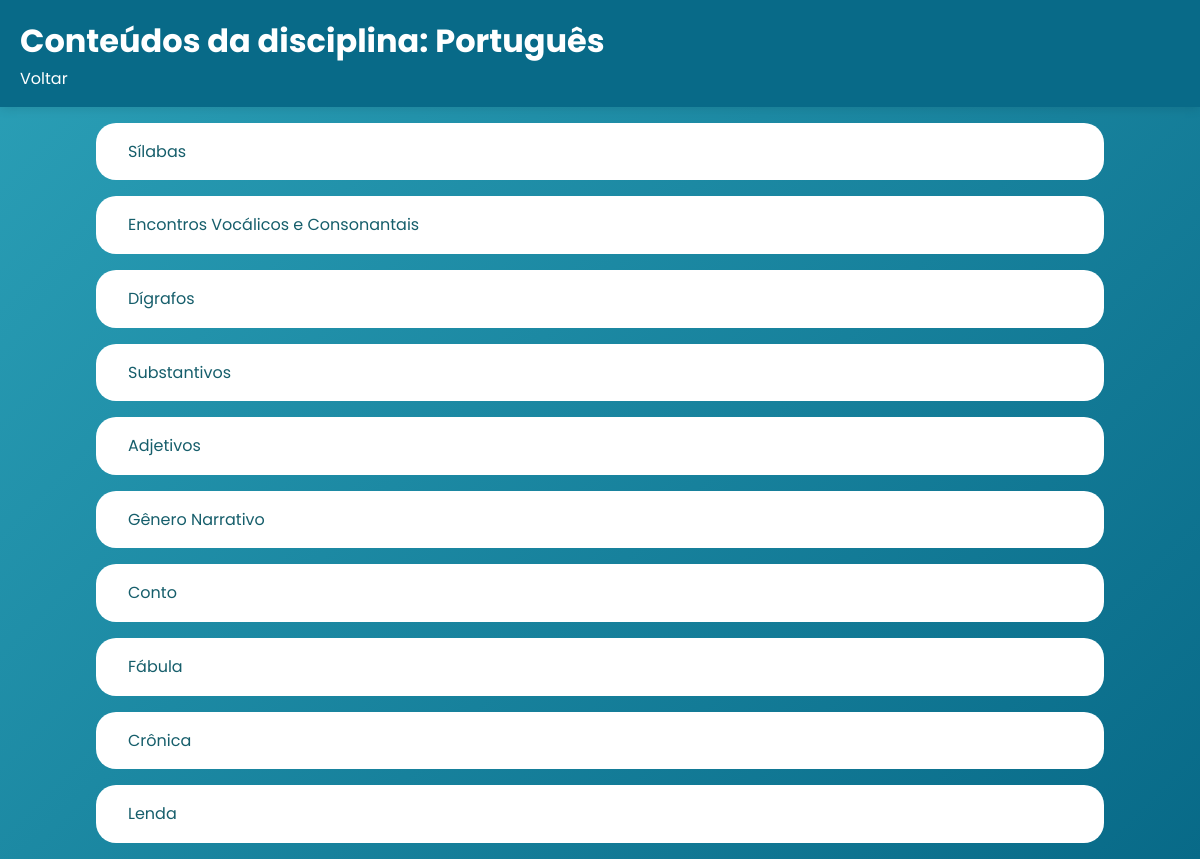
Page /backend/conteudo.php?id_materia=1 (signed in) on the committed database.
### tables this page shows
create table materias (
    id_materia INT AUTO_INCREMENT PRIMARY KEY,
    materia VARCHAR(100) NOT NULL,
    id_modulo INT NOT NULL,
    id_serie int not null,
    FOREIGN KEY (id_modulo) REFERENCES modulos(id_modulo),
    FOREIGN KEY (id_serie) REFERENCES series(id_serie)
);

CREATE TABLE conteudos(
 id_conteudo INT AUTO_INCREMENT PRIMARY KEY,
 id_materia INT NOT NULL,
 titulo TEXT NOT NULL,
 texto TEXT,
 data_criacao DATETIME DEFAULT CURRENT_TIMESTAMP,
 ordem INTEGER,
 FOREIGN KEY (id_materia) REFERENCES materias(id_materia)
 );

### backend/conteudo.php (the view, shortened to what this page needs)
<?php
include 'conexao.php';
$id_materia = filter_input(INPUT_GET, 'id_materia', FILTER_VALIDATE_INT);
$conteudos = [];
$nome_materia = "";
if ($id_materia) {
    try {
        $stmt_materia = $conn->prepare("SELECT materia FROM materias WHERE id_materia = :id");
        $stmt_materia->bindParam(':id', $id_materia, PDO::PARAM_INT);
        $stmt_materia->execute();
        $materia = $stmt_materia->fetch(PDO::FETCH_ASSOC);
        if ($materia) {
            $nome_materia = $materia['materia'];
        } else {
            $mensagem = "Matéria não encontrada.";
        }
        $stmt_conteudos = $conn->prepare("
            SELECT id_conteudo, titulo
            FROM conteudos
            WHERE id_materia = :id
            ORDER BY ordem ASC
        ");
        $stmt_conteudos->bindParam(':id', $id_materia, PDO::PARAM_INT);
        $stmt_conteudos->execute();
        $conteudos = $stmt_conteudos->fetchAll(PDO::FETCH_ASSOC);
    } catch (PDOException $e) {
        $mensagem = "Erro ao carregar conteúdos: " . $e->getMessage();
    }
} else {
    $mensagem = "ID de matéria inválido.";
}
?>
<!DOCTYPE html>
<html lang="pt-br">
<head>
    <link rel="stylesheet" href="../interface/style.css">
    <link rel="stylesheet" href="../interface/Conteudos/conteudos.css">
</head>
<body>
    <header class="cabecalho">
    <div class="container">
        <h1>Conteúdos da disciplina: <?= htmlspecialchars($nome_materia); ?></h1>
        <p><a style="color: white" href="javascript: history.go(-1)">Voltar</a></p>
    </div>
</header>
    <?php if (!empty($conteudos)): ?>
        <ul class='lista-conteudos'>
            <?php foreach ($conteudos as $conteudo): ?>
                <li class='lista-linha-conteudos'>
                    <a class="link-lista-conteudos" href="conteudo_especifico.php?id_conteudo=<?= htmlspecialchars($conteudo['id_conteudo']); ?>">
                        <?= htmlspecialchars($conteudo['titulo']); ?>
                    </a>
                </li>
            <?php endforeach; ?>
        </ul>
    <?php else: ?>
        <p>Nenhum conteúdo encontrado para esta disciplina.</p>
    <?php endif; ?>
</body>
</html>

### interface/style.css (style rules this page uses)
a { text-decoration: none; }
:root { --azul-vivido: #086a88; --azul-escuro: #165e6b; --azure: #218ea1; --azul-marinho: #2ba0b7; --verde-escuro: #0c8c24; --verde-amarelado: #b8d941; --branco: #ffffff; --branco-transparente: rgba(255, 255, 255, 0.1); --preto-transparente: rgba(0, 0, 0, 0.1); }
* { margin: 0; padding: 0; box-sizing: border-box; }
body { font-family: 'Poppins', sans-serif; background: linear-gradient(135deg, var(--azul-marinho) 0%, var(--azul-vivido) 100%); color: var(--branco); overflow-x: hidden; min-height: 100vh; line-height: 1.6; }
.cabecalho { background-color: var(--azul-vivido); padding: 15px 0; box-shadow: 0 2px 10px rgba(0, 0, 0, 0.1); position: sticky; top: 0; z-index: 1000; }
.container { max-width: 1200px; margin: 0 auto; padding: 0 20px; }

### interface/Conteudos/conteudos.css (style rules this page uses)
.lista-linha-conteudos { margin: 1rem 6rem; padding: 1rem; list-style: none; background-color: white; border-radius: 20px; }
.link-lista-conteudos { width: 100%; color: var(--azul-escuro); background-color: white; padding: 1rem; }

### rows in the picture
materias: materia "Português"
conteudos: titulo "Sílabas"
conteudos: titulo "Encontros Vocálicos e Consonantais"
conteudos: titulo "Dígrafos"
conteudos: titulo "Substantivos"
conteudos: titulo "Adjetivos"
conteudos: titulo "Gênero Narrativo"
conteudos: titulo "Conto"
conteudos: titulo "Fábula"
conteudos: titulo "Crônica"
conteudos: titulo "Lenda"
